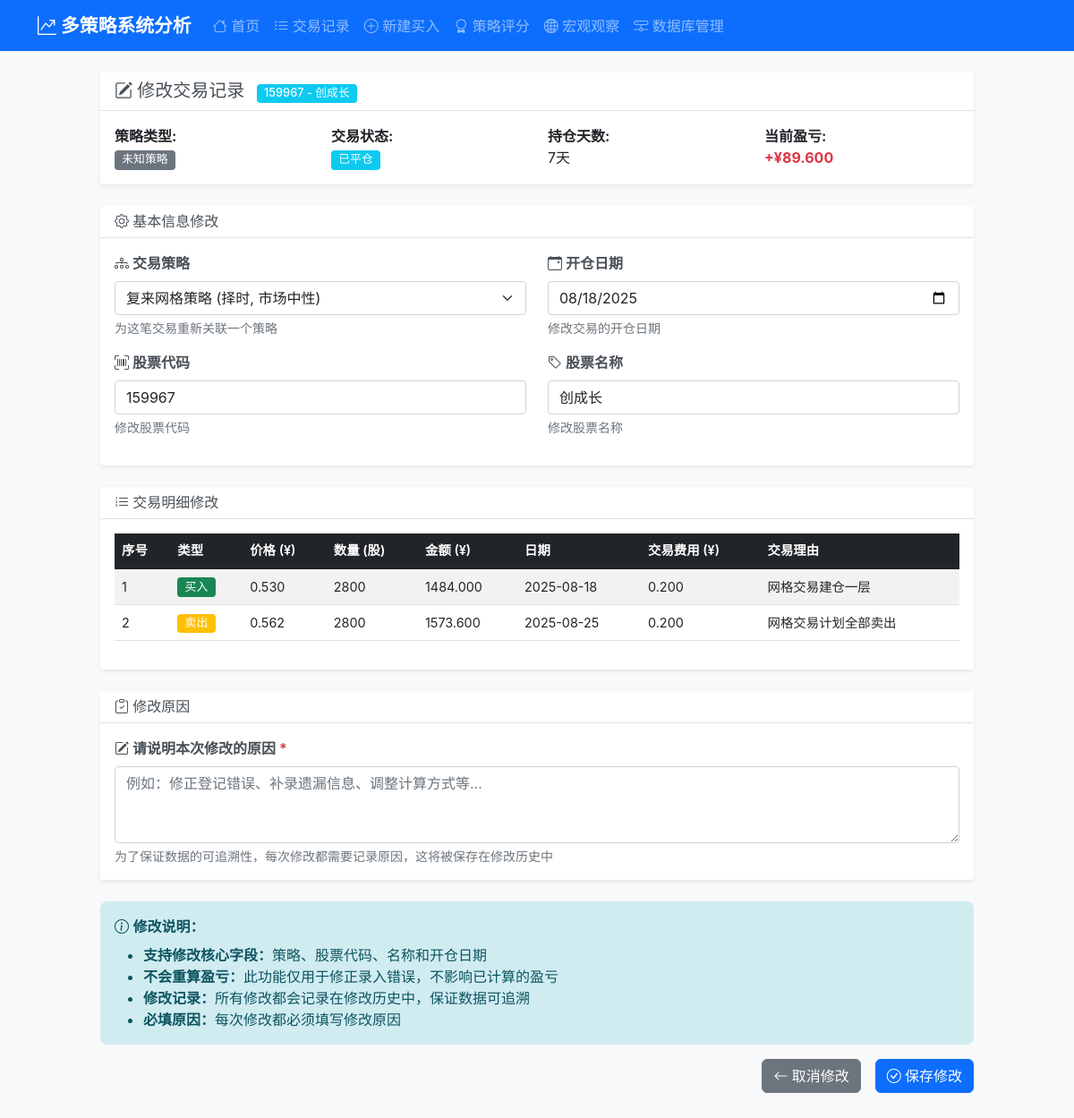
The page /edit_trade/194 on the database its author committed.
### tables this page shows
CREATE TABLE trades (
                id INTEGER PRIMARY KEY AUTOINCREMENT,
                symbol_code TEXT NOT NULL,
                symbol_name TEXT NOT NULL,
                open_date DATE NOT NULL,
                close_date DATE,
                status TEXT DEFAULT 'open',  -- open: 持仓中, closed: 已平仓
                total_buy_amount DECIMAL(15,3) DEFAULT 0,
                total_buy_quantity INTEGER DEFAULT 0,
                total_sell_amount DECIMAL(15,3) DEFAULT 0,
                total_sell_quantity INTEGER DEFAULT 0,
                remaining_quantity INTEGER DEFAULT 0,
                total_profit_loss DECIMAL(15,3) DEFAULT 0,
                total_profit_loss_pct DECIMAL(8,4) DEFAULT 0,
                holding_days INTEGER DEFAULT 0,
                created_at TIMESTAMP DEFAULT CURRENT_TIMESTAMP,
                updated_at TIMESTAMP DEFAULT CURRENT_TIMESTAMP
            , strategy TEXT DEFAULT "trend", trade_log TEXT, deleted_at TIMESTAMP, deleted_reason TEXT, strategy_id INTEGER, is_deleted INTEGER DEFAULT 0, delete_date TIMESTAMP, delete_reason TEXT, operator_note TEXT, total_gross_profit DECIMAL(15,3) DEFAULT 0, total_net_profit DECIMAL(15,3) DEFAULT 0, total_net_profit_pct DECIMAL(8,4) DEFAULT 0, total_buy_fees DECIMAL(15,3) DEFAULT 0, total_sell_fees DECIMAL(15,3) DEFAULT 0, total_fees DECIMAL(15,3) DEFAULT 0, total_fee_ratio_pct DECIMAL(8,4) DEFAULT 0);

CREATE TABLE trade_details (
                id INTEGER PRIMARY KEY AUTOINCREMENT,
                trade_id INTEGER NOT NULL,
                transaction_type TEXT NOT NULL,  -- buy: 买入, sell: 卖出
                price DECIMAL(10,3) NOT NULL,
                quantity INTEGER NOT NULL,
                amount DECIMAL(15,3) NOT NULL,
                transaction_date DATE NOT NULL,
                profit_loss DECIMAL(15,3) DEFAULT 0,
                profit_loss_pct DECIMAL(8,4) DEFAULT 0,
                created_at TIMESTAMP DEFAULT CURRENT_TIMESTAMP, transaction_fee DECIMAL(10,3) DEFAULT 0, buy_reason TEXT, sell_reason TEXT, deleted_at TIMESTAMP, is_deleted INTEGER DEFAULT 0, delete_date TIMESTAMP, delete_reason TEXT, operator_note TEXT, gross_profit DECIMAL(15,3) DEFAULT 0, gross_profit_pct DECIMAL(8,4) DEFAULT 0, net_profit DECIMAL(15,3) DEFAULT 0, net_profit_pct DECIMAL(8,4) DEFAULT 0,
                FOREIGN KEY (trade_id) REFERENCES trades (id)
            );

### routes/trading_routes.py (the view, shortened to what this page needs)
@trading_bp.route('/edit_trade/<int:trade_id>', methods=['GET', 'POST'])
def edit_trade(trade_id):
    try:
        trading_service = TradingService(current_app.db_service)
        strategy_service = StrategyService(current_app.db_service)
        trade = trading_service.get_trade_by_id(trade_id, include_deleted=True)
        if not trade:
            return redirect(url_for('trading.trades'))
        if trade.get('is_deleted'):
            return redirect(url_for('trading.trades'))
        if request.method == 'GET':
            strategies_raw = strategy_service.get_all_strategies(return_dto=True)
            strategies = dto_list_to_dicts(strategies_raw)
            details = dto_list_to_dicts(trading_service.get_trade_details(trade_id, return_dto=True))
            strategies_dict = {s['id']: s['name'] for s in strategies}
            return render_template(
                'edit_trade.html',
                trade=trade,
                details=details,
                strategies_data=strategies,
                strategies_dict=strategies_dict,
            )
    except Exception as e:
        current_app.logger.error(f"编辑交易失败: {str(e)}")
        return redirect(url_for('trading.trades'))

### templates/edit_trade.html (shortened to what this page needs)
{% extends "base.html" %}
{% block content %}
    <div class="row justify-content-center">
        <div class="col-lg-10">
            <div class="card mb-4">
                <div class="card-header">
                    <h5 class="card-title mb-0">
                        <i class="bi bi-pencil-square"></i> 修改交易记录
                        <span class="badge bg-info ms-2">{{ trade.symbol_code }} - {{ trade.symbol_name }}</span>
                    </h5>
                </div>
                <div class="card-body">
                    <div class="row">
                        <div class="col-md-3">
                            <strong>策略类型:</strong>
                            <br>
                            {% if trade.strategy_id %}
                                <span class="badge bg-secondary">{{ strategies_dict.get(trade.strategy_id|string, '未知策略') }}</span>
                            {% else %}
                                <span class="badge bg-secondary">{{ strategies_dict.get('1', '趋势跟踪策略') }}</span>
                            {% endif %}
                        </div>
                        <div class="col-md-3">
                            <strong>交易状态:</strong>
                            <br>
                            <span class="badge bg-info">已平仓</span>
                        </div>
                        <div class="col-md-3">
                            <strong>持仓天数:</strong>
                            <br>
                            {{ trade.holding_days }}天
                        </div>
                        <div class="col-md-3">
                            <strong>当前盈亏:</strong>
                            <br>
                            {% if trade.total_profit_loss > 0 %}
                                <span class="fw-bold text-danger">+¥{{ "%.3f"|format(trade.total_profit_loss) }}</span>
                            {% elif trade.total_profit_loss < 0 %}
                                <span class="fw-bold text-success">-¥{{ "%.3f"|format((trade.total_profit_loss | abs) ) }}</span>
                            {% else %}
                                <span class="fw-bold text-muted">¥0.000</span>
                            {% endif %}
                        </div>
                    </div>
                </div>
            </div>
            <form method="POST" class="needs-validation" novalidate>
                <div class="card mb-4">
                    <div class="card-header">
                        <h6 class="card-title mb-0">
                            <i class="bi bi-gear"></i> 基本信息修改
                        </h6>
                    </div>
                    <div class="card-body">
                        <div class="row">
                            <div class="col-md-6 mb-3">
                                <label for="strategy_id" class="form-label">
                                    <i class="bi bi-diagram-3"></i> 交易策略
                                </label>
                                <select class="form-select" id="strategy_id" name="strategy_id">
                                    {% for strategy in strategies_data %}
                                        <option value="{{ strategy.id }}" {{ 'selected' if (trade.strategy_id and trade.strategy_id == strategy.id) or (not trade.strategy_id and strategy.id == 1) else '' }}>
                                            {{ strategy.name }}
                                            {% if strategy.tags %}({{ strategy.tags|join(", ") }}){% endif %}
                                        </option>
                                    {% endfor %}
                                </select>
                                <div class="form-text">为这笔交易重新关联一个策略</div>
                            </div>
                            <div class="col-md-6 mb-3">
                                <label for="open_date" class="form-label">
                                    <i class="bi bi-calendar-event"></i> 开仓日期
                                </label>
                                <input type="date"
                                       class="form-control"
                                       id="open_date"
                                       name="open_date"
                                       value="{{ trade.open_date }}">
                                <div class="form-text">修改交易的开仓日期</div>
                            </div>
                        </div>
                        <div class="row">
                            <div class="col-md-6 mb-3">
                                <label for="symbol_code" class="form-label">
                                    <i class="bi bi-upc-scan"></i> 股票代码
                                </label>
                                <input type="text"
                                       class="form-control"
                                       id="symbol_code"
                                       name="symbol_code"
                                       value="{{ trade.symbol_code }}"
                                       required>
                                <div class="form-text">修改股票代码</div>
                            </div>
                            <div class="col-md-6 mb-3">
                                <label for="symbol_name" class="form-label">
                                    <i class="bi bi-tag"></i> 股票名称
                                </label>
                                <input type="text"
                                       class="form-control"
                                       id="symbol_name"
                                       name="symbol_name"
                                       value="{{ trade.symbol_name }}"
                                       required>
                                <div class="form-text">修改股票名称</div>
                            </div>
                        </div>
                    </div>
                </div>
                <div class="card mb-4">
                    <div class="card-header">
                        <h6 class="card-title mb-0">
                            <i class="bi bi-list-ol"></i> 交易明细修改
                        </h6>
                    </div>
                    <div class="card-body">
                        <div class="table-responsive">
                            <table class="table table-striped">
                                <thead class="table-dark">
                                    <tr>
                                        <th>序号</th>
                                        <th>类型</th>
                                        <th>价格 (¥)</th>
                                        <th>数量 (股)</th>
                                        <th>金额 (¥)</th>
                                        <th>日期</th>
                                        <th>交易费用 (¥)</th>
                                        <th>交易理由</th>
                                    </tr>
                                </thead>
                                <tbody>
                                    {% for detail in details %}
                                        <tr>
                                            <td>{{ loop.index }}</td>
                                            <td>
                                                {% if detail.transaction_type == 'buy' %}
                                                    <span class="badge bg-success">买入</span>
                                                {% else %}
                                                    <span class="badge bg-warning">卖出</span>
                                                {% endif %}
                                            </td>
                                            <td>{{ "%.3f"|format(detail.price) }}</td>
                                            <td>{{ detail.quantity }}</td>
                                            <td>{{ "%.3f"|format(detail.amount) }}</td>
                                            <td>{{ detail.transaction_date }}</td>
                                            <td>{{ "%.3f"|format(detail.transaction_fee or 0) }}</td>
                                            <td>
                                                {% if detail.transaction_type == 'buy' %}
                                                    {{ detail.buy_reason or '' }}
                                                {% else %}
                                                    {{ detail.sell_reason or '' }}
                                                {% endif %}
                                            </td>
                                        </tr>
                                    {% endfor %}
                                </tbody>
                            </table>
                        </div>
                    </div>
                </div>
                <div class="card mb-4">
                    <div class="card-header">
                        <h6 class="card-title mb-0">
                            <i class="bi bi-clipboard-check"></i> 修改原因
                        </h6>
                    </div>
                    <div class="card-body">
                        <div class="row">
                            <div class="col-md-12">
                                <label for="modification_reason" class="form-label">
                                    <i class="bi bi-pencil-square"></i> 请说明本次修改的原因 <span class="text-danger">*</span>
                                </label>
                                <textarea class="form-control"
                                          id="modification_reason"
                                          name="modification_reason"
                                          rows="3"
                                          placeholder="例如：修正登记错误、补录遗漏信息、调整计算方式等..."
                                          required></textarea>
                                <div class="form-text">为了保证数据的可追溯性，每次修改都需要记录原因，这将被保存在修改历史中</div>
                            </div>
                        </div>
                    </div>
                </div>
                <div class="alert alert-info" role="alert">
                    <i class="bi bi-info-circle"></i>
                    <strong>修改说明：</strong>
                    <ul class="mb-0 mt-2">
                        <li>
                            <strong>支持修改核心字段：</strong>策略、股票代码、名称和开仓日期
                        </li>
                        <li>
                            <strong>不会重算盈亏：</strong>此功能仅用于修正录入错误，不影响已计算的盈亏
                        </li>
                        <li>
                            <strong>修改记录：</strong>所有修改都会记录在修改历史中，保证数据可追溯
                        </li>
                        <li>
                            <strong>必填原因：</strong>每次修改都必须填写修改原因
                        </li>
                    </ul>
                </div>
                <div class="d-grid gap-2 d-md-flex justify-content-md-end mb-4">
                    <a href="{{ url_for('trading.trade_details', trade_id=trade.id) }}"
                       class="btn btn-secondary me-md-2">
                        <i class="bi bi-arrow-left"></i> 取消修改
                    </a>
                    <button type="submit" class="btn btn-primary">
                        <i class="bi bi-check-circle"></i> 保存修改
                    </button>
                </div>
            </form>
        </div>
    </div>
{% endblock %}

### rows shown on the page
trades: symbol_code "159967", symbol_name "创成长", holding_days "7", total_profit_loss "89.600", open_date "08/18/2025"
trade_details: transaction_type "买入", price "0.530", quantity "2800", amount "1484.000", transaction_date "2025-08-18", transaction_fee "0.200", buy_reason "网格交易建仓一层"
trade_details: transaction_type "卖出", price "0.562", quantity "2800", amount "1573.600", transaction_date "2025-08-25", transaction_fee "0.200", sell_reason "网格交易计划全部卖出"

### other values the page prints
{{ strategies_dict.get(trade.strategy_id|string, '未知策略') }} "未知策略"
form field strategy_id "复来网格策略 (择时, 市场中性)"
